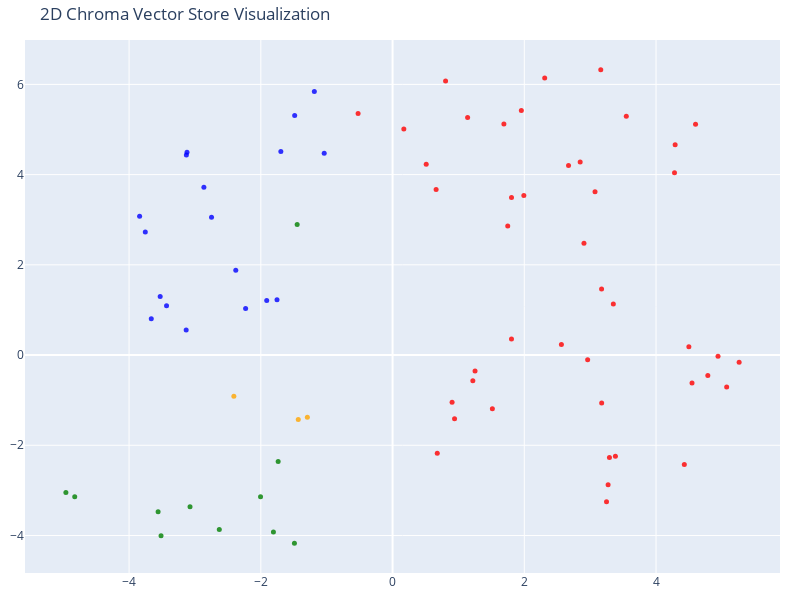

Here is the notebook cell this chart was saved with:
### Markdown cell above
# Create the 2D scatter plot

### Code cell
tsne = TSNE(n_components=2, random_state=42)
reduced_vectors = tsne.fit_transform(vectors)

fig = go.Figure(data=[go.Scatter(
    x=reduced_vectors[:, 0],
    y=reduced_vectors[:, 1],
    mode='markers',
    marker=dict(size=5, color=colors, opacity=0.8),
    text=[f"Type: {t}<br>Text: {d[:100]}..." for t, d in zip(doc_types, documents)],
    hoverinfo='text'
)])

fig.update_layout(
    title='2D Chroma Vector Store Visualization',
    scene=dict(xaxis_title='x',yaxis_title='y'),
    width=800,
    height=600,
    margin=dict(r=20, b=10, l=10, t=40)
)

fig.show()

### Figure 1 — Plotly figure (JSON) as saved in the notebook; plotly's stock layout.template omitted (floating-point values rounded to 4 significant figures)
{"data": [{"hoverinfo": "text", "marker": {"color": ["orange", "orange", "orange", "red", "red", "red", "red", "red", "red", "red", "red", "red", "red", "red", "red", "red", "red", "red", "red", "red", "red", "red", "red", "red", "red", "red", "red", "red", "red", "red", "red", "red", "red", "red", "red", "red", "red", "red", "red", "red", "red", "red", "red", "red", "red", "red", "red", "green", "green", "green", "green", "green", "green", "green", "green", "green", "green", "green", "blue", "blue", "blue", "blue", "blue", "blue", "blue", "blue", "blue", "blue", "blue", "blue", "blue", "blue", "blue", "blue", "blue", "blue"], "opacity": 0.8, "size": 5}, "mode": "markers", "text": ["Type: company<br>Text: # About LIXSIO\n\nAt LIXSIO, we are a forward-thinking IT startup based in Iași, Romania, committed to...", "Type: company<br>Text: # Careers at LIXSIO\n\nLIXSIO is hiring! We are looking for talented software engineers, data scientis...", "Type: company<br>Text: # Overview of LIXSIO\n\nAt LIXSIO, we’re on a mission to craft Android apps that don’t just work — the...", "Type: contracts<br>Text: # Contract with [Client Name] for [Product Name]: Custom Android Application\n\n## Terms\n\n1. **Parties...", "Type: contracts<br>Text: 4. **Contract Duration**: This Agreement shall commence on [Start Date] and remain in effect for twe...", "Type: contracts<br>Text: 2. **Renewal Pricing**: Upon renewal, the pricing may be subject to adjustment by the Provider, with...", "Type: contracts<br>Text: 2. **Training and Onboarding**: Provider will deliver onboarding training for up to [X] members of t...", "Type: contracts<br>Text: # Contract with [Client Name] for [App Name]: Custom Android Application\n\n## Terms\nThis Contract (\"A...", "Type: contracts<br>Text: ---\n\n## Renewal\n1. **Renewal Terms**: This Agreement may be renewed for additional one-year terms up...", "Type: contracts<br>Text: ---\n\n## Support\n1. **Technical Support**: Available 9 AM to 7 PM EET, Monday through Friday, via ema...", "Type: contracts<br>Text: # Contract with [Client Name] for Custom Android Application\n\n**Contract Date:** [Date]  \n**Contract...", "Type: contracts<br>Text: 3. **Service Level Agreement (SLA):**  \n   LIXSIO commits to:\n   - 99.9% uptime for hosted backend s...", "Type: contracts<br>Text: 2. **Review Period:**  \n   Both parties will review performance, features, and pricing annually, wit...", "Type: contracts<br>Text: 2. **Additional Support Services:**  \n   Optional premium support package for **$[amount]/month**, i...", "Type: contracts<br>Text: # Contract with [Client Name] for Custom Android Application\n\n**Contract Number:** LXS-[Year]-[ID]  ...", "Type: contracts<br>Text: 4. **Usage Rights**: The Client is granted a non-exclusive, non-transferable license to use the deli...", "Type: contracts<br>Text: ---\n\n## Features\n\n1. **Custom UI/UX** – Branded design optimized for Android devices.  \n2. **Core Fu...", "Type: contracts<br>Text: ---\n\n## Support\n\n1. **Customer Support**: LIXSIO will provide [standard hours] support via email, ch...", "Type: contracts<br>Text: # Contract with [Client Name] for Custom Android Application\n\n**Effective Date:** [Start Date]  \n**C...", "Type: contracts<br>Text: ---\n\n## Renewal\n1. **Automatic Renewal**: This contract will automatically renew for additional one-...", "Type: contracts<br>Text: ---\n\n## Support\n1. **Customer Support Access**: Client will have access to dedicated technical suppo...", "Type: contracts<br>Text: ---\n\n**Signatures:**  \n_________________________                           _________________________...", "Type: contracts<br>Text: # Contract with [Client Name] for Custom Android Application\n\n---\n\n## Terms\n\n1. **Parties**: This Co...", "Type: contracts<br>Text: 3. **Contract Duration**: This Agreement shall commence on [Insert Start Date] and continue for a pe...", "Type: contracts<br>Text: ---\n\n## Features\n\n- **Custom UI/UX**: Fully branded, responsive, and user-friendly interface optimiz...", "Type: contracts<br>Text: 2. **Ongoing Support**: Provider will supply ongoing technical support via email and phone during bu...", "Type: contracts<br>Text: # Contract with GreenValley Insurance for Homellm\n\n**Contract Date:** October 6, 2023  \n**Contract N...", "Type: contracts<br>Text: ---\n\n## Terms\n\n1. **Coverage:**  \n   Insurellm agrees to provide GreenValley Insurance with access t...", "Type: contracts<br>Text: ---\n\n## Renewal\n\nUnless either party provides a written notice of termination at least 30 days prior...", "Type: contracts<br>Text: ---\n\n## Support\n\nInsurellm commits to providing comprehensive support to GreenValley Insurance, whic...", "Type: contracts<br>Text: # Contract with Pinnacle Insurance Co. for Homellm\n\n## Terms  \nThis contract (\"Contract\") is entered...", "Type: contracts<br>Text: 3. **Term:**  \n   The initial term of this Contract shall last for a period of two (2) years from th...", "Type: contracts<br>Text: 3. **Instant Claim Processing:**  \n   Claims resolved in hours rather than weeks, significantly impr...", "Type: contracts<br>Text: 2. **Training:**  \n   Insurellm will conduct an onsite training session for Client employees upon im...", "Type: contracts<br>Text: # Contract with Roadway Insurance Inc. for Carllm\n\n---\n\n## Terms\n\n1. **Agreement Effective Date:**  ...", "Type: contracts<br>Text: ---\n\n## Renewal\n\n1. **Automatic Renewal:**  \n   This agreement will automatically renew for an addit...", "Type: contracts<br>Text: 2. **Mobile Integration:**  \n   All features will be accessible through a mobile application that In...", "Type: contracts<br>Text: # Contract with Stellar Insurance Co. for Rellm\n\n## Terms\n\nThis contract is made between **Insurellm...", "Type: contracts<br>Text: ### Termination  \nEither party may terminate this agreement with a **30-day written notice**. In the...", "Type: contracts<br>Text: ## Features  \nStellar Insurance Co. will receive access to the following features of the Rellm produ...", "Type: contracts<br>Text: ## Support  \nInsurellm provides Stellar Insurance Co. with the following support services:\n\n- **24/7...", "Type: contracts<br>Text: # Contract with TechDrive Insurance for Carllm\n\n**Contract Date:** October 1, 2025  \n**Contract Dura...", "Type: contracts<br>Text: ## Renewal\n\n1. **Automatic Renewal**: This contract shall automatically renew for additional one-yea...", "Type: contracts<br>Text: ## Support\n\n1. **Customer Support**: Insurellm will provide 24/7 customer support to TechDrive Insur...", "Type: contracts<br>Text: # Contract with Velocity Auto Solutions for Carllm\n\n**Contract Date:** October 1, 2023  \n**Contract ...", "Type: contracts<br>Text: ## Renewal\n\n1. **Automatic Renewal**: This contract will automatically renew for successive 12-month...", "Type: contracts<br>Text: ## Support\n\n1. **Customer Support**: Velocity Auto Solutions will have access to Insurellm’s custome...", "Type: employees<br>Text: # HR Record\n\n# Alex Thomson\n\n## Summary\n- **Date of Birth:** March 15, 1995  \n- **Job Title:** Sales...", "Type: employees<br>Text: ### Highlights:\n- Maintained 30-minute response time to inbound leads.  \n- Coordinated product launc...", "Type: employees<br>Text: # HR Record\n\n# Jordan K. Bishop\n\n## Summary\n- **Date of Birth:** March 15, 1990  \n- **Job Title:** F...", "Type: employees<br>Text: ## Annual Performance History\n- **2019:** Exceeds Expectations — delivered high-quality code and eng...", "Type: employees<br>Text: ## Other HR Notes\n- Integral in LIXSIO Code Reviews & Feedback Group, offering peer support.  \n- Act...", "Type: employees<br>Text: # HR Record\n\n# Maxine Thompson\n\n## Summary\n- **Date of Birth:** January 15, 1991  \n- **Job Title:** ...", "Type: employees<br>Text: ## Annual Performance History\n- **2017:** Meets Expectations — showed potential but struggled with d...", "Type: employees<br>Text: ## Compensation History\n- **2017:** $70,000 (Junior Data Engineer)  \n- **2018:** $75,000 (Junior Dat...", "Type: employees<br>Text: # HR Record\n\n# Sion Alin\n\n## Summary\n- **Date of Birth:** 19/08/2003  \n- **Job Title:** Chief Execut...", "Type: employees<br>Text: ## Key Skills & Expertise\n- Programming Languages: C++, C#, Java, JavaScript, MATLAB  \n- Frontend De...", "Type: employees<br>Text: ## Future Development Goals\n- Deepen AI and machine learning expertise to align with company objecti...", "Type: products<br>Text: # Consumer Mobile Experiences # Product Summary\n\n# LIXHome Mobile\n\n## Summary\nLIXHome Mobile is the ...", "Type: products<br>Text: ### 2. Dynamic Premium Updates\nConsumers receive real-time updates on their policy pricing based on ...", "Type: products<br>Text: ### 6. Policy Management Dashboard\nAn intuitive dashboard allows users to view, update, and manage a...", "Type: products<br>Text: ## Roadmap\nPlanned mobile-specific enhancements include:\n\n- **Q1 2024:** Launch of the LIXHome Mobil...", "Type: products<br>Text: # Cross-Platform Solutions # Product Summary\n\n# Markellm Marketplace\n\n## Summary\n\nMarkellm Marketpla...", "Type: products<br>Text: - **Intuitive Cross-Platform Interface**  \n  Designed for seamless use across web and mobile devices...", "Type: products<br>Text: - **Dedicated Customer Support**  \n  Round-the-clock support is available for both consumers and ins...", "Type: products<br>Text: ## 2025-2026 Roadmap\n\n### Q1 2025  \n- Launch Markellm mobile app for both iOS and Android to increas...", "Type: products<br>Text: ### Q4 2026  \n- Upgrade AI algorithms with machine learning to improve match personalization and pre...", "Type: products<br>Text: # Custom Business Apps # Product Summary\n\n# LIXDrive\n\n## Summary\n\nLIXDrive is the flagship auto insu...", "Type: products<br>Text: - **Instant Quoting**  \n  With LIXDrive’s real-time AI engine, insurers can generate near-instant qu...", "Type: products<br>Text: - **Automated Customer Support**  \n  AI chatbots offer 24/7 customer support, improving response tim...", "Type: products<br>Text: ## 2025-2026 Roadmap\n\n### Q1 2025: Feature Enhancements  \n- Expand data integrations for more compre...", "Type: products<br>Text: ### 2026: Growth & Partnerships  \n- Expand partnerships with automakers for integrated insurance off...", "Type: products<br>Text: # MVP & Prototype Development # Product Summary\n\n# Rellm: AI-Powered Enterprise Reinsurance Solution...", "Type: products<br>Text: ### Seamless Integrations  \nBuilt for compatibility, Rellm integrates effortlessly with existing sys...", "Type: products<br>Text: ## Pricing\n\nInsurellm offers flexible pricing plans designed to fit a range of enterprise needs:\n\n- ...", "Type: products<br>Text: - **Q1 2026**  \n  - Deploy next-generation machine learning models to enhance risk prediction accura..."], "type": "scatter", "x": [-1.432, -2.409, -1.293, 4.498, 3.173, 3.293, 1.253, 4.941, 2.962, 0.9036, 5.261, 1.805, 3.383, 1.515, 4.786, 2.563, 3.248, 0.9413, 5.072, 3.174, 4.429, 0.6786, 4.546, 3.351, 3.272, 1.219, 4.6, 4.29, 4.28, 3.161, 3.548, 2.906, 0.8051, 2.31, 3.074, 1.748, 1.139, 0.5107, 0.6613, -0.5234, 0.1711, 2.671, 1.993, 1.69, 2.848, 1.806, 1.955, -2.63, -3.515, -1.809, -4.825, -1.49, -3.075, -4.959, -3.559, -2.004, -1.737, -1.448, -3.663, -3.431, -3.133, -3.528, -2.864, -3.121, -3.13, -3.84, -2.748, -2.231, -1.91, -1.754, -3.754, -2.38, -1.486, -1.188, -1.038, -1.696], "y": [-1.427, -0.9159, -1.38, 0.1857, 1.465, -2.273, -0.3554, -0.02425, -0.1016, -1.047, -0.1621, 0.3559, -2.246, -1.191, -0.4528, 0.2361, -3.25, -1.415, -0.7099, -1.065, -2.424, -2.178, -0.6218, 1.131, -2.875, -0.5689, 5.118, 4.66, 4.04, 6.324, 5.296, 2.48, 6.078, 6.144, 3.622, 2.858, 5.267, 4.231, 3.669, 5.356, 5.012, 4.201, 3.536, 5.121, 4.281, 3.495, 5.423, -3.865, -4.007, -3.92, -3.143, -4.171, -3.361, -3.045, -3.473, -3.143, -2.36, 2.896, 0.8032, 1.093, 0.5563, 1.297, 3.719, 4.497, 4.433, 3.076, 3.054, 1.034, 1.211, 1.228, 2.725, 1.882, 5.313, 5.844, 4.471, 4.511]}], "layout": {"height": 600, "margin": {"b": 10, "l": 10, "r": 20, "t": 40}, "scene": {"xaxis": {"title": {"text": "x"}}, "yaxis": {"title": {"text": "y"}}}, "title": {"text": "2D Chroma Vector Store Visualization"}, "width": 800}}
